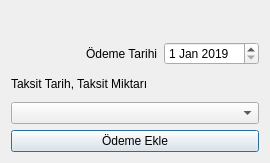
<?xml version="1.0" encoding="UTF-8"?>
<ui version="4.0">
 <class>OdemeEkleDialog</class>
 <widget class="QDialog" name="OdemeEkleDialog">
  <property name="geometry">
   <rect>
    <x>0</x>
    <y>0</y>
    <width>270</width>
    <height>163</height>
   </rect>
  </property>
  <property name="windowTitle">
   <string>Ödeme</string>
  </property>
  <layout class="QGridLayout" name="gridLayout">
   <item row="1" column="0">
    <spacer name="horizontalSpacer">
     <property name="orientation">
      <enum>Qt::Horizontal</enum>
     </property>
     <property name="sizeHint" stdset="0">
      <size>
       <width>18</width>
       <height>15</height>
      </size>
     </property>
    </spacer>
   </item>
   <item row="3" column="0" colspan="3">
    <widget class="QComboBox" name="comboBox"/>
   </item>
   <item row="4" column="0" colspan="3">
    <widget class="QPushButton" name="btn_odeme_ekle">
     <property name="text">
      <string>Ödeme Ekle</string>
     </property>
    </widget>
   </item>
   <item row="0" column="0" colspan="3">
    <widget class="QLabel" name="odeme_text">
     <property name="text">
      <string/>
     </property>
    </widget>
   </item>
   <item row="1" column="1">
    <widget class="QLabel" name="label_2">
     <property name="text">
      <string>Ödeme Tarihi</string>
     </property>
    </widget>
   </item>
   <item row="1" column="2">
    <widget class="QDateEdit" name="odeme_tarihi">
     <property name="maximumDateTime">
      <datetime>
       <hour>23</hour>
       <minute>59</minute>
       <second>59</second>
       <year>2050</year>
       <month>12</month>
       <day>31</day>
      </datetime>
     </property>
     <property name="minimumDateTime">
      <datetime>
       <hour>0</hour>
       <minute>0</minute>
       <second>0</second>
       <year>2017</year>
       <month>1</month>
       <day>1</day>
      </datetime>
     </property>
     <property name="date">
      <date>
       <year>2019</year>
       <month>1</month>
       <day>1</day>
      </date>
     </property>
    </widget>
   </item>
   <item row="2" column="0" colspan="3">
    <widget class="QLabel" name="label">
     <property name="text">
      <string>Taksit Tarih, Taksit Miktarı</string>
     </property>
    </widget>
   </item>
  </layout>
 </widget>
 <resources/>
 <connections/>
</ui>
